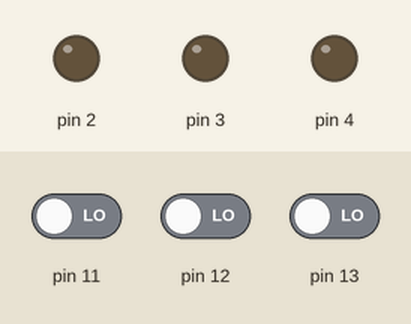
Simulated run of this sketch. Board: Arduino Uno, built with avr-gcc and run on an emulated ATmega328P. Parts: output pins drawn as LEDs (lit = HIGH). The test bench sets the inputs (shaded band); at power-on: pin 11 LOW, pin 12 LOW, pin 13 LOW.

Above: at 1.2 s.
1.3 s: pin 11 driven HIGH
At 2.5 s:
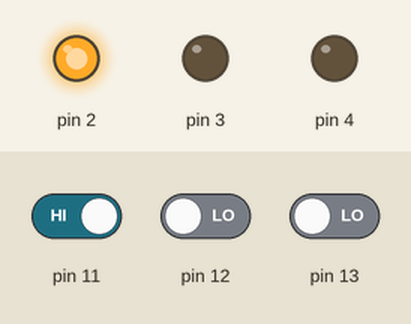
2.8 s: pin 12 driven HIGH
At 3.8 s:
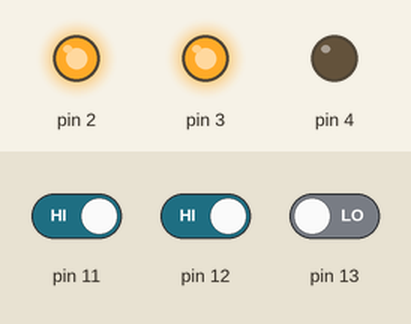
4.3 s: pin 13 driven HIGH
At 4.9 s:
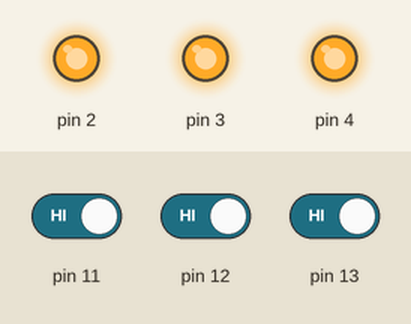
5.8 s: pin 11 driven LOW
At 6.1 s:
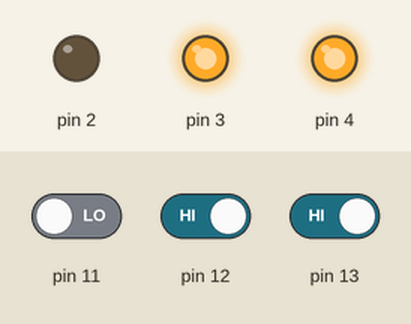
7.3 s: pin 12 driven LOW
At 8.4 s:
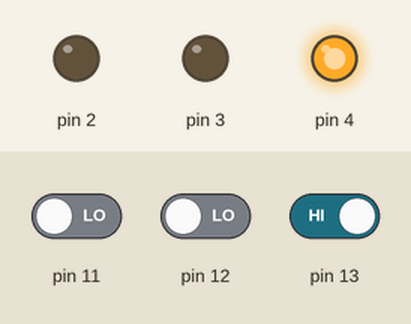
8.8 s: pin 11 driven HIGH
At 9.5 s:
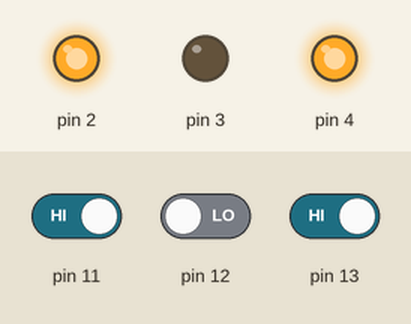
Timing chart, 0 to 11.3 s (numbered marks = the images above; inputs shaded):
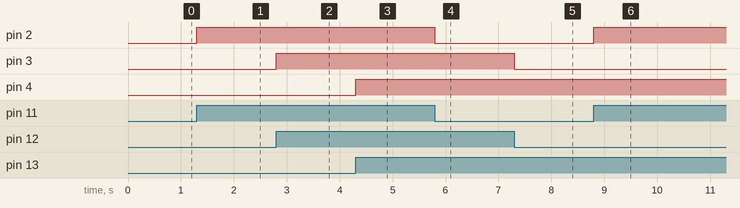

Measured:
- after the input at 1.3 s, pin 2: LOW → HIGH at once
- after the input at 2.8 s, pin 3: LOW → HIGH at once
- after the input at 4.3 s, pin 4: LOW → HIGH at once
- after the input at 5.8 s, pin 2: HIGH → LOW at once
- after the input at 7.3 s, pin 3: HIGH → LOW at once
- after the input at 8.8 s, pin 2: LOW → HIGH at once

The sketch:

000.ino
```cpp
void setup() {
  // put your setup code here, to run once:
   pinMode (13,INPUT);
    pinMode (12,INPUT);
    pinMode (11,INPUT);
    pinMode (4,OUTPUT);
    pinMode (3,OUTPUT);
    pinMode (2,OUTPUT);


}

void loop() {
  // put your main code here, to run repeatedly:

   int mur=digitalRead (13);

   int ju =digitalRead (12);

   int ku= digitalRead (11);


    digitalWrite (4,mur);
    digitalWrite (3,ju);
    digitalWrite (2,ku);
}
```
